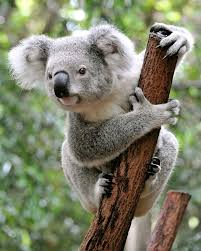
#> input picture koala.jpg, 201 x 251 px
$ python main2.py
#> lines starting #> are read from the running program, lines starting #| are printed output that depends on the picture
from PIL import Image, ImageFilter, ImageEnhance, ImageOps

img = Image.open("koala.jpg")   # <<< заміни на свій файл за потреби
#> img is the input picture: PIL image 201x251 RGB; mean R, G, B 126.9, 129.5, 107.4
print(img.size)
#| (201, 251)
print(img.format)
#| JPEG

# Effect 1 (Вінтаж)
e1_color = ImageEnhance.Color(img).enhance(0.6)            # менша насиченість
e1_dark  = ImageEnhance.Brightness(e1_color).enhance(0.9)  # трохи темніше
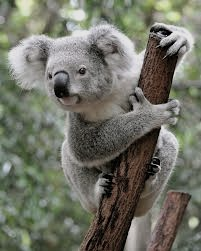
#> e1_dark: PIL image 201x251 RGB; mean R, G, B 113.2, 114.6, 102.6
e1_blur  = e1_dark.filter(ImageFilter.GaussianBlur(1.5))   # легкий blur
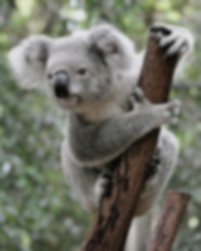
#> e1_blur: PIL image 201x251 RGB; mean R, G, B 113.2, 114.5, 102.6
e1_blur.save("effect1_vintage.png")

# Effect 2 (Поп-арт)
e2_contrast = ImageEnhance.Contrast(img).enhance(2.2)      # контраст
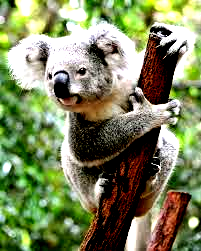
#> e2_contrast: PIL image 201x251 RGB; mean R, G, B 125.4, 133.8, 93.6
e2_bright   = ImageEnhance.Brightness(e2_contrast).enhance(1.25)  # яскравість
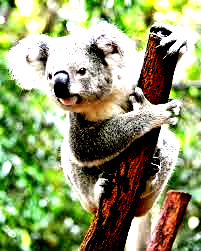
#> e2_bright: PIL image 201x251 RGB; mean R, G, B 145.6, 154.4, 108.4
e2_flip     = e2_bright.transpose(Image.FLIP_LEFT_RIGHT)   # дзеркало
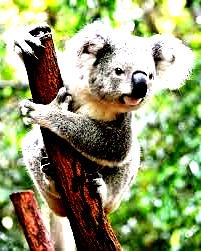
#> e2_flip: PIL image 201x251 RGB; mean R, G, B 145.6, 154.4, 108.4
e2_invert   = ImageOps.invert(e2_flip.convert("RGB"))      # інверсія
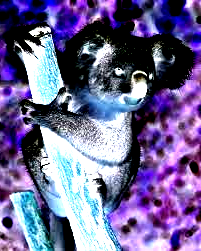
#> e2_invert: PIL image 201x251 RGB; mean R, G, B 109.4, 100.6, 146.6
e2_invert.save("effect2_popart.png")

# Effect 3 (Кінематографічний)
w, h = img.size
#> w = 201; h = 251
target_ratio = 16/9
# рахуємо центральний crop під 16:9
if w / h >= target_ratio:
    # занадто широкий — обмежуємо ширину
    new_w = int(h * target_ratio)
    new_h = h
else:
    # занадто високий — обмежуємо висоту
    new_w = w
#> new_w = 201
    new_h = int(w / target_ratio)
#> new_h = 113

left   = (w - new_w) // 2
#> left = 0
top    = (h - new_h) // 2
#> top = 69
right  = left + new_w
#> right = 201
bottom = top + new_h
#> bottom = 182

e3_crop = img.crop((left, top, right, bottom))
e3_1080 = e3_crop.resize((1920, 1080))  # точний розмір Full HD
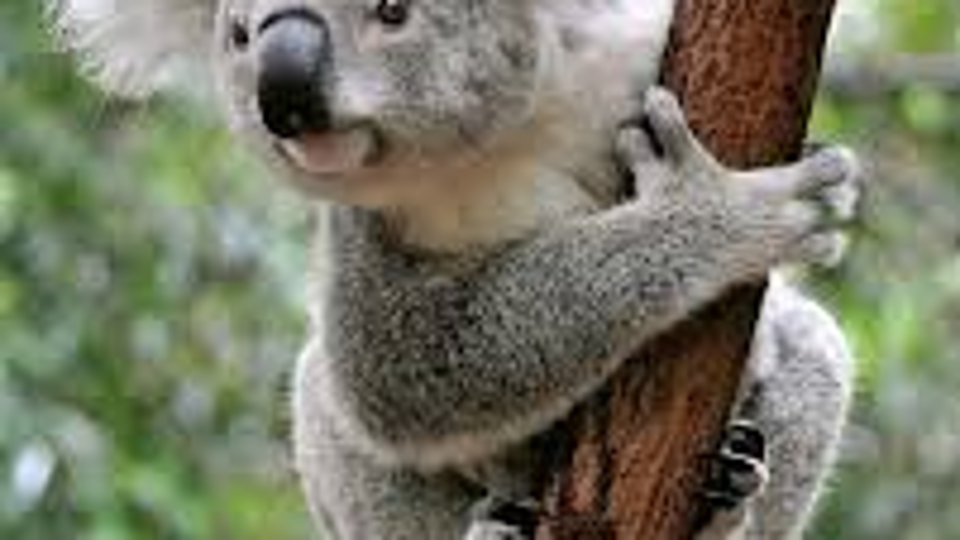
#> e3_1080: PIL image 1920x1080 RGB (shown at 1/2 size); mean R, G, B 118.7, 120.8, 102

# різкість (легкий SHARPEN)
e3_sharp = e3_1080.filter(ImageFilter.UnsharpMask(radius=2, percent=150, threshold=3))
e3_sharp = e3_sharp.filter(ImageFilter.SHARPEN)

# трохи менша насиченість для кіно-стилю
e3_cine = ImageEnhance.Color(e3_sharp).enhance(0.9)
e3_cine.save("effect3_cinematic.png")

print("Готово: effect1_vintage.png, effect2_popart.png, effect3_cinematic.png")

$ run again, with Image.jpg copied over koala.jpg
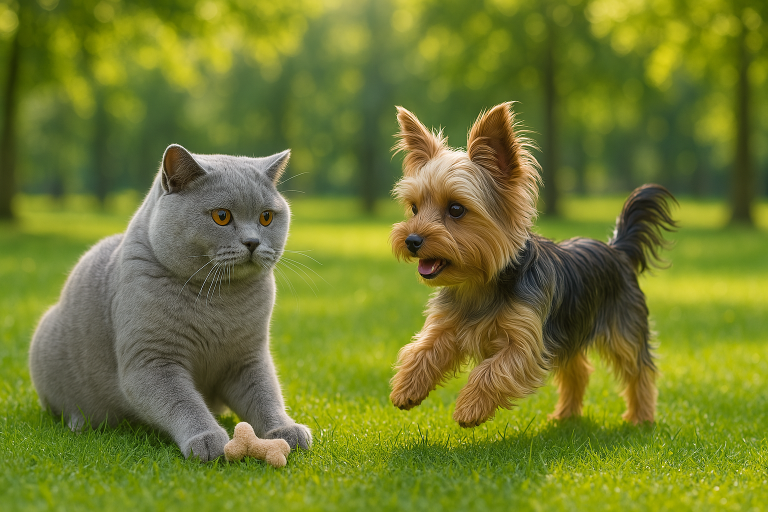
#> input picture Image.jpg, 1536 x 1024 px (shown at 1/2 size)
#> img is the input picture: PIL image 1536x1024 RGB; mean R, G, B 114.3, 124.1, 46
#| (1536, 1024)
#| PNG
#> `e2_invert   = ImageOps.invert(e2_flip.convert("RGB"))`:
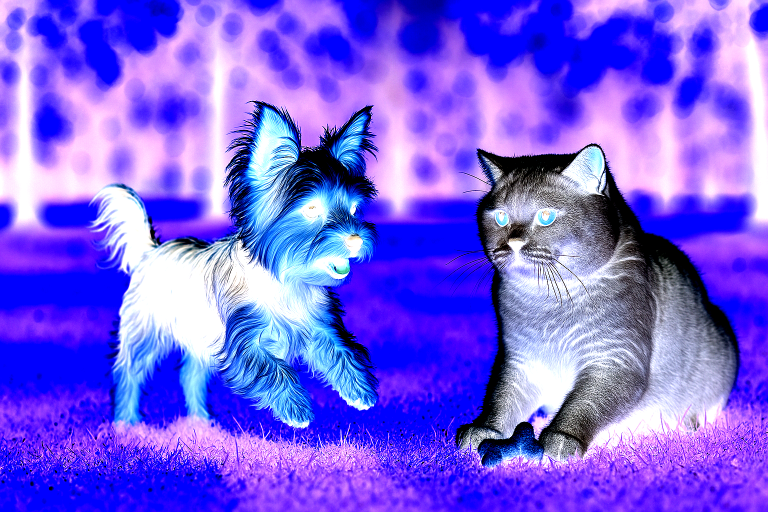
#> e2_invert: PIL image 1536x1024 RGB (shown at 1/2 size); mean R, G, B 119, 93.9, 233.6
#> `e3_sharp = e3_sharp.filter(ImageFilter.SHARPEN)`:
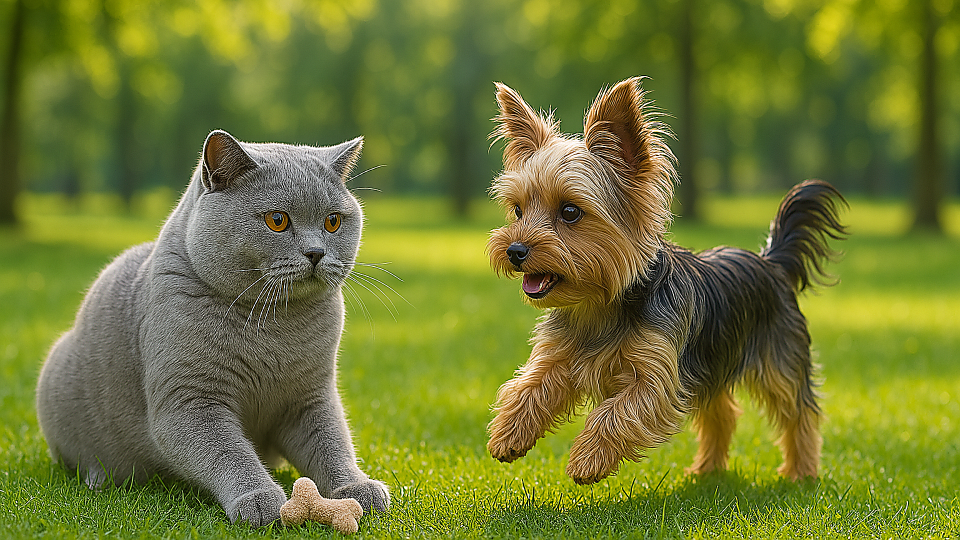
#> e3_sharp: PIL image 1920x1080 RGB (shown at 1/2 size); mean R, G, B 112.2, 120.8, 51.1

$ run again, with Image2.jpg copied over koala.jpg
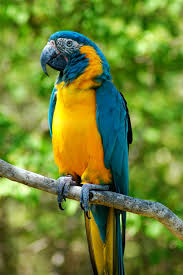
#> input picture Image2.jpg, 183 x 275 px
#> img is the input picture: PIL image 183x275 RGB; mean R, G, B 110.8, 132, 51.9
#| (183, 275)
#| JPEG
#> `e2_invert   = ImageOps.invert(e2_flip.convert("RGB"))`:
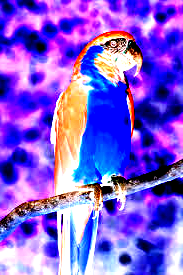
#> e2_invert: PIL image 183x275 RGB; mean R, G, B 129.8, 88.6, 219
#> `e3_1080 = e3_crop.resize((1920, 1080))`:
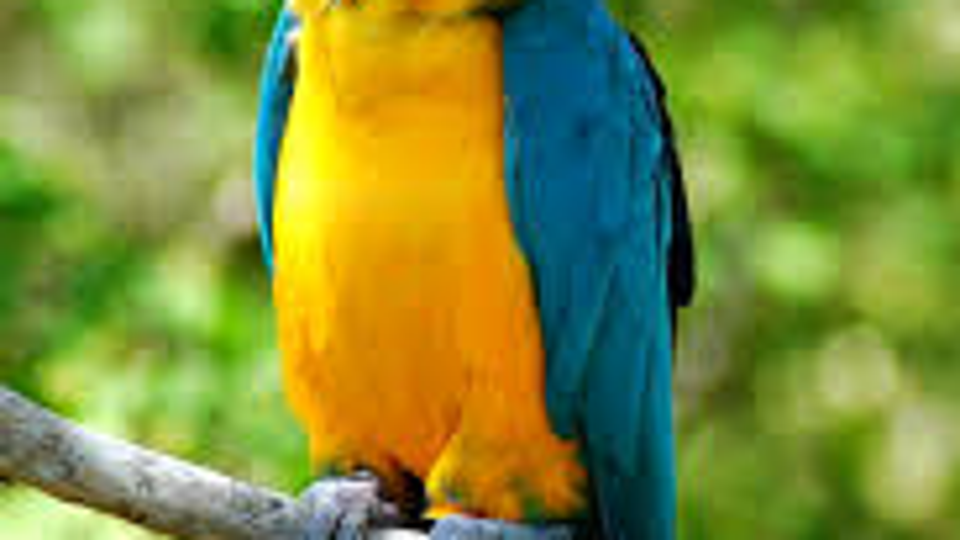
#> e3_1080: PIL image 1920x1080 RGB (shown at 1/2 size); mean R, G, B 127.4, 142.5, 57.4
